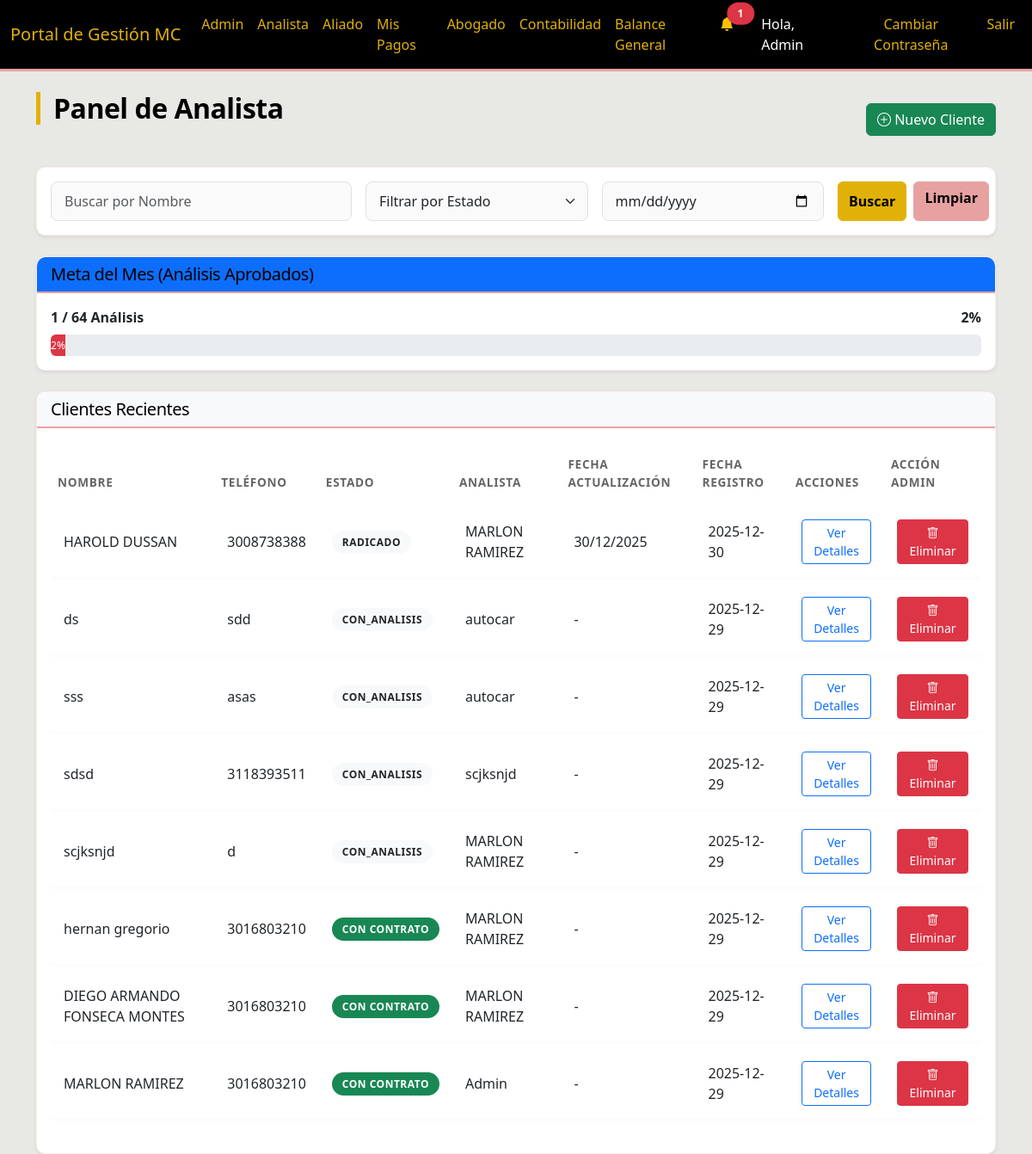
Page /analyst (signed in) on the committed database.
### models.py (models this page shows)
class User(UserMixin, db.Model):
    id = db.Column(db.Integer, primary_key=True)
    nombre_completo = db.Column(db.String(100), nullable=False)
    telefono = db.Column(db.String(20))
    email = db.Column(db.String(120), unique=True, nullable=False)
    rol = db.Column(db.String(20), nullable=False)  # 'Admin', 'Analista', 'Abogado', 'Aliado'
    password = db.Column(db.String(200)) # Added password for auth
    payments = db.relationship('AllyPayment', backref='ally', lazy=True)

class Client(db.Model):
    id = db.Column(db.Integer, primary_key=True)
    nombre = db.Column(db.String(100))
    tipo_id = db.Column(db.String(20))
    numero_id = db.Column(db.String(20))
    contract_number = db.Column(db.String(50), nullable=True, unique=True)
    telefono = db.Column(db.String(20), nullable=False)
    email = db.Column(db.String(120))
    ciudad = db.Column(db.String(50))
    motivo_consulta = db.Column(db.Text)
    estado = db.Column(db.String(50), default='Nuevo') # 'Nuevo', 'Informacion_Incompleta', 'Pendiente_Analisis', 'Con_Contrato', 'Con_Analisis', 'Radicado', 'Finalizado', 'Suspendido_Pago', 'Finalizado_Exitoso', 'Cerrado_Pago'
    analista_id = db.Column(db.Integer, db.ForeignKey('user.id'))
    abogado_id = db.Column(db.Integer, db.ForeignKey('user.id'))
    created_at = db.Column(db.DateTime, default=datetime.utcnow)
    conclusion_analisis = db.Column(db.Text) # New field for analysis conclusion
    last_status_update = db.Column(db.DateTime, default=datetime.utcnow) # New field for last status update
    login_user_id = db.Column(db.Integer, db.ForeignKey('user.id'), nullable=True) # Link to User
    analista = db.relationship('User', foreign_keys=[analista_id], backref='clientes_registrados')
    login_user = db.relationship('User', foreign_keys=[login_user_id], backref='client_profile')

### routes/analyst.py (the view)
@analyst_bp.route('/analyst')
@login_required
def analyst_dashboard():
    if current_user.rol not in ['Analista', 'Admin']:
        return redirect(url_for('main.index'))
    now = datetime.now()
    _, last_day = calendar.monthrange(now.year, now.month)
    first_date = date(now.year, now.month, 1)
    last_date = date(now.year, now.month, last_day)
    approved_states = [
        'Análisis Realizado', 'Con_Analisis', 'Con_Contrato',
        'Radicado', 'Finalizado', 'Finalizado_Exitoso', 'Cerrado_Pago'
    ]
    progreso = Client.query.filter(
        Client.analista_id == current_user.id,
        Client.created_at >= first_date,
        Client.created_at <= last_date,
        Client.estado.in_(approved_states)
    ).count()
    meta = 64
    porcentaje = min((progreso / meta) * 100, 100) if meta > 0 else 0
    nombre = request.args.get('nombre')
    status = request.args.get('status')
    fecha = request.args.get('fecha')
    query = Client.query
    if current_user.rol == 'Analista':
        query = query.filter(Client.analista_id == current_user.id)
    if nombre:
        query = query.filter(Client.nombre.ilike(f'%{nombre}%'))
    if status:
        query = query.filter(Client.estado == status)
    if fecha:
        query = query.filter(func.date(Client.created_at) == fecha)
    clients = query.order_by(Client.created_at.desc()).all()
    return render_template('analyst/dashboard.html',
                           clients=clients,
                           progreso=progreso,
                           meta=meta,
                           porcentaje=porcentaje)

### app.py (called while the page is built)
@login_manager.user_loader
def load_user(user_id):
    return User.query.get(int(user_id))

### templates/analyst/dashboard.html (shortened to what this page needs)
{% extends "base.html" %}
{% block content %}
<div class="d-flex justify-content-between align-items-center mb-4">
    <h2>Panel de Analista</h2>
    <a href="{{ url_for('analyst.new_client') }}" class="btn btn-success">
        <i class="bi bi-plus-circle"></i> Nuevo Cliente
    </a>
</div>
<div class="card shadow-sm mb-4">
    <div class="card-body">
        <form action="{{ url_for('analyst.analyst_dashboard') }}" method="GET" class="row g-3">
            <div class="col-md-4">
                <input type="text" class="form-control" name="nombre" placeholder="Buscar por Nombre"
                    value="{{ request.args.get('nombre', '') }}">
            </div>
            <div class="col-md-3">
                <select class="form-select" name="status">
                    <option value="" selected>Filtrar por Estado</option>
                </select>
            </div>
            <div class="col-md-3">
                <input type="date" class="form-control" name="fecha" value="{{ request.args.get('fecha', '') }}">
            </div>
            <div class="col-md-2 d-flex gap-2">
                <button type="submit" class="btn btn-primary w-100">Buscar</button>
                <a href="{{ url_for('analyst.analyst_dashboard') }}" class="btn btn-secondary w-100">Limpiar</a>
            </div>
        </form>
    </div>
</div>
<div class="card shadow-sm mb-4">
    <div class="card-header bg-primary text-white">
        <h5 class="mb-0">Meta del Mes (Análisis Aprobados)</h5>
    </div>
    <div class="card-body">
        <div class="d-flex justify-content-between mb-2">
            <span class="fw-bold">{{ progreso }} / {{ meta }} Análisis</span>
            <span class="fw-bold">{{ "{:.0f}".format(porcentaje) }}%</span>
        </div>
        <div class="progress" style="height: 25px;">
            <div class="progress-bar
                {% if porcentaje < 40 %}bg-danger
                {% elif porcentaje < 80 %}bg-warning text-dark
                {% else %}bg-success{% endif %}" role="progressbar" style="width: {{ porcentaje }}%;"
                aria-valuenow="{{ porcentaje }}" aria-valuemin="0" aria-valuemax="100">
                {{ "{:.0f}".format(porcentaje) }}%
            </div>
        </div>
    </div>
</div>
<div class="card shadow-sm">
    <div class="card-header bg-light">
        <h5 class="mb-0">Clientes Recientes</h5>
    </div>
    <div class="card-body">
        <div class="table-responsive">
            <table class="table table-hover">
                <thead>
                    <tr>
                        <th>Nombre</th>
                        <th>Teléfono</th>
                        <th>Estado</th>
                        <th>Analista</th>
                        <th>Fecha Actualización</th>
                        <th>Fecha Registro</th>
                        <th>Acciones</th>
                        {% if current_user.rol == 'Admin' %}
                        <th>Acción Admin</th>
                        {% endif %}
                    </tr>
                </thead>
                <tbody>
                    {% for client in clients %}
                    <tr>
                        <td>{{ client.nombre }}</td>
                        <td>{{ client.telefono }}</td>
                        <td>
                            {% if client.estado == 'Nuevo' %}
                            <span class="badge bg-info text-dark">Nuevo</span>
                            {% elif client.estado == 'Informacion_Incompleta' %}
                            <span class="badge bg-warning text-dark">Incompleto</span>
                            {% elif client.estado == 'Pendiente' %}
                            <span class="badge bg-secondary">Pendiente</span>
                            {% elif client.estado == 'Pendiente_Analisis' %}
                            <span class="badge bg-primary">Pendiente Análisis</span>
                            {% elif client.estado == 'Con_Contrato' %}
                            <span class="badge bg-success">Con Contrato</span>
                            {% else %}
                            <span class="badge bg-light text-dark">{{ client.estado }}</span>
                            {% endif %}
                        </td>
                        <td>{{ client.analista.nombre_completo if client.analista else '-' }}</td>
                        <td>{{ client.last_status_update.strftime('%d/%m/%Y') if client.last_status_update else '-' }}
                        </td>
                        <td>{{ client.created_at.strftime('%Y-%m-%d') }}</td>
                        <td class="d-flex gap-1">
                            <a href="{{ url_for('main.client_detail', client_id=client.id) }}"
                                class="btn btn-sm btn-outline-primary">Ver Detalles</a>
                        </td>
                        {% if current_user.rol == 'Admin' %}
                        <td>
                            <form action="{{ url_for('admin.delete_client', client_id=client.id) }}" method="POST"
                                class="d-inline">
                                <button type="submit" class="btn btn-danger btn-sm"
                                    onclick="return confirm('¿ESTÁ SEGURO? Esta acción borrará al cliente y TODOS sus documentos, pagos e historial permanentemente.');">
                                    <i class="bi bi-trash"></i> Eliminar
                                </button>
                            </form>
                        </td>
                        {% endif %}
                    </tr>
                    {% else %}
                    <tr>
                        <td colspan="6" class="text-center text-muted">No se encontraron clientes.</td>
                    </tr>
                    {% endfor %}
                </tbody>
            </table>
        </div>
    </div>
</div>
{% endblock %}

### templates/base.html (shortened to what this page needs)
<!DOCTYPE html>
<html lang="es">
<head>
    <link href="https://cdn.jsdelivr.net/npm/bootstrap@5.3.0/dist/css/bootstrap.min.css" rel="stylesheet">
    <link href="https://cdn.jsdelivr.net/npm/bootstrap-icons@1.7.2/font/bootstrap-icons.css" rel="stylesheet">
    <link rel="stylesheet" href="{{ url_for('static', filename='css/style.css') }}">
</head>
<body>
    <nav class="navbar navbar-expand-lg navbar-dark bg-dark">
        <div class="container-fluid">
            <a class="navbar-brand" href="#">Portal de Gestión MC</a>
            <div class="collapse navbar-collapse" id="navbarNav">
                <ul class="navbar-nav me-auto">
                    {% if current_user.is_authenticated %}
                    {% if current_user.rol == 'Admin' %}
                    <li class="nav-item"><a class="nav-link" href="{{ url_for('admin.admin_dashboard') }}">Admin</a>
                    </li>
                    {% endif %}
                    {% if current_user.rol == 'Analista' or current_user.rol == 'Admin' %}
                    <li class="nav-item"><a class="nav-link"
                            href="{{ url_for('analyst.analyst_dashboard') }}">Analista</a>
                    </li>
                    {% endif %}
                    {% if current_user.rol == 'Aliado' or current_user.rol == 'Admin' %}
                    <li class="nav-item"><a class="nav-link"
                            href="{{ url_for('aliados.aliados_dashboard') }}">Aliado</a>
                    </li>
                    <li class="nav-item"><a class="nav-link" href="{{ url_for('aliados.mis_pagos') }}">Mis Pagos</a>
                    </li>
                    {% endif %}
                    {% if current_user.rol == 'Abogado' or current_user.rol == 'Admin' %}
                    <li class="nav-item"><a class="nav-link" href="{{ url_for('lawyer.lawyer_dashboard') }}">Abogado</a>
                    </li>
                    <li class="nav-item"><a class="nav-link"
                            href="{{ url_for('main.accounting_dashboard') }}">Contabilidad</a>
                    </li>
                    <li class="nav-item"><a class="nav-link" href="{{ url_for('main.balance_general') }}">Balance
                            General</a>
                    </li>
                    {% endif %}
                    {% endif %}
                </ul>
                <ul class="navbar-nav">
                    {% if current_user.is_authenticated %}
                    <li class="nav-item dropdown me-3">
                        <a class="nav-link position-relative" href="#" id="navbarDropdownNotifications" role="button"
                            data-bs-toggle="dropdown" aria-expanded="false">
                            <i class="bi bi-bell{% if unread_messages_count > 0 %}-fill text-warning{% endif %}"></i>
                            {% if unread_messages_count > 0 %}
                            <span
                                class="position-absolute top-10 start-100 translate-middle badge rounded-pill bg-danger">
                                {{ unread_messages_count }}
                            </span>
                            {% endif %}
                        </a>
                    </li>
                    <li class="nav-item"><span class="nav-link text-light">Hola, {{ current_user.nombre_completo
                            }}</span></li>
                    <li class="nav-item">
                        <button type="button" class="btn btn-link nav-link" data-bs-toggle="modal"
                            data-bs-target="#changePasswordModal">
                            Cambiar Contraseña
                        </button>
                    </li>
                    <li class="nav-item"><a class="nav-link" href="{{ url_for('auth.logout') }}">Salir</a></li>
                    {% else %}
                    <li class="nav-item"><a class="nav-link" href="{{ url_for('auth.login') }}">Ingresar</a></li>
                    {% endif %}
                </ul>
            </div>
        </div>
    </nav>
    <div class="container mt-4">
        {% block content %}{% endblock %}
    </div>
</body>
</html>

### static/css/style.css (style rules this page uses)
:root { --color-dorado: #e1b107; --color-rosado: #e8a1a1; --color-gris: #e8e8e4; --color-blanco: #ffffff; --color-negro: #000000; }
body { background-color: var(--color-gris); font-family: 'Segoe UI', Tahoma, Geneva, Verdana, sans-serif; color: var(--color-negro); }
.navbar { background-color: var(--color-negro) !important; border-bottom: 3px solid var(--color-rosado); }
.navbar-brand, .nav-link { color: var(--color-dorado) !important; transition: color 0.3s; }
.nav-link.text-light { color: var(--color-blanco) !important; }
.btn-primary { background-color: var(--color-dorado); border-color: var(--color-dorado); color: var(--color-negro); font-weight: 600; }
.btn-info, .btn-secondary { background-color: var(--color-rosado); border-color: var(--color-rosado); color: var(--color-negro); font-weight: 600; }
.card { background-color: var(--color-blanco); border: 1px solid rgba(232, 161, 161, 0.2); border-radius: 10px; box-shadow: 0 4px 6px rgba(0, 0, 0, 0.05); transition: transform 0.2s, box-shadow 0.2s; }
.card-header { background-color: transparent; border-bottom: 2px solid var(--color-rosado); border-radius: 10px 10px 0 0 !important; font-weight: 700; color: var(--color-negro); }
h1, h2, h3, h4, h5, h6 { color: var(--color-negro); letter-spacing: -0.5px; }
h2 { border-left: 5px solid var(--color-dorado); padding-left: 15px; margin-bottom: 25px; font-weight: 700; }
.form-control, .form-select { border: 1px solid #e0e0e0; padding: 10px 15px; border-radius: 8px; transition: all 0.3s ease; background-color: #fafafa; }
.table { border-collapse: separate; border-spacing: 0 8px; }
.table thead th { border: none; text-transform: uppercase; font-size: 0.85rem; font-weight: 700; letter-spacing: 0.05em; color: #666; padding-bottom: 10px; }
.table tbody tr { background-color: var(--color-blanco); box-shadow: 0 2px 4px rgba(0, 0, 0, 0.02); transition: transform 0.2s, box-shadow 0.2s; }
.table td { border: none; vertical-align: middle; padding: 15px; }
.table td:first-child { border-top-left-radius: 8px; border-bottom-left-radius: 8px; }
.table td:last-child { border-top-right-radius: 8px; border-bottom-right-radius: 8px; }
.badge { font-weight: 600; padding: 0.6em 1em; border-radius: 50rem; text-transform: uppercase; font-size: 0.75rem; letter-spacing: 0.5px; }
.card { animation: fadeIn 0.5s ease-out forwards; }

### rows in the picture
User: nombre_completo "Admin"
Client: nombre "HAROLD DUSSAN", telefono "3008738388", estado "RADICADO", analista "MARLON RAMIREZ", last_status_update "30/12/2025", created_at "2025-12-30"
Client: nombre "ds", telefono "sdd", estado "CON_ANALISIS", analista "autocar", last_status_update "-", created_at "2025-12-29"
Client: nombre "sss", telefono "asas", estado "CON_ANALISIS", analista "autocar", last_status_update "-", created_at "2025-12-29"
Client: nombre "sdsd", telefono "3118393511", estado "CON_ANALISIS", analista "scjksnjd", last_status_update "-", created_at "2025-12-29"
Client: nombre "scjksnjd", telefono "d", estado "CON_ANALISIS", analista "MARLON RAMIREZ", last_status_update "-", created_at "2025-12-29"
Client: nombre "hernan gregorio", telefono "3016803210", estado "CON CONTRATO", analista "MARLON RAMIREZ", last_status_update "-", created_at "2025-12-29"
Client: nombre "DIEGO ARMANDO FONSECA MONTES", telefono "3016803210", estado "CON CONTRATO", analista "MARLON RAMIREZ", last_status_update "-", created_at "2025-12-29"
Client: nombre "MARLON RAMIREZ", telefono "3016803210", estado "CON CONTRATO", analista "Admin", last_status_update "-", created_at "2025-12-29"

### other values in the picture
{{ unread_messages_count }} "1"
{{ progreso }} "1"
{{ meta }} "64"
{{ "{:.0f}".format(porcentaje) }} "2"
